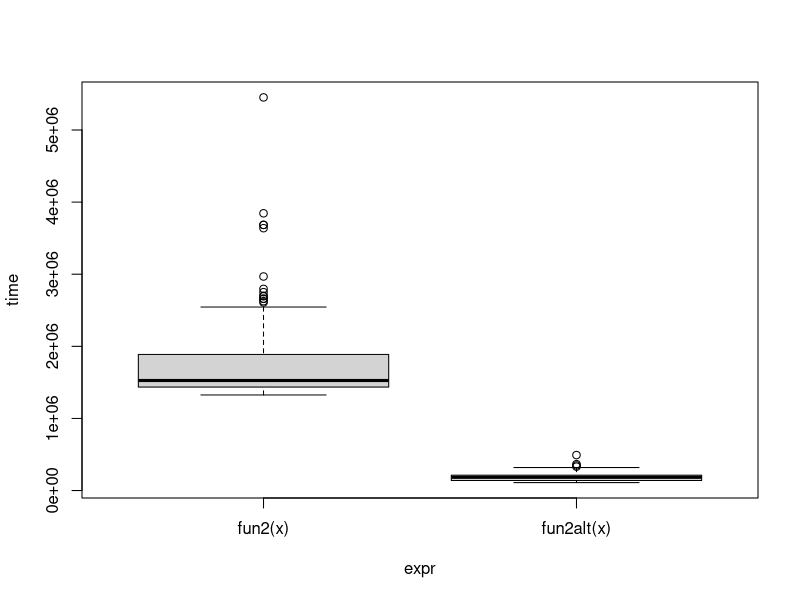
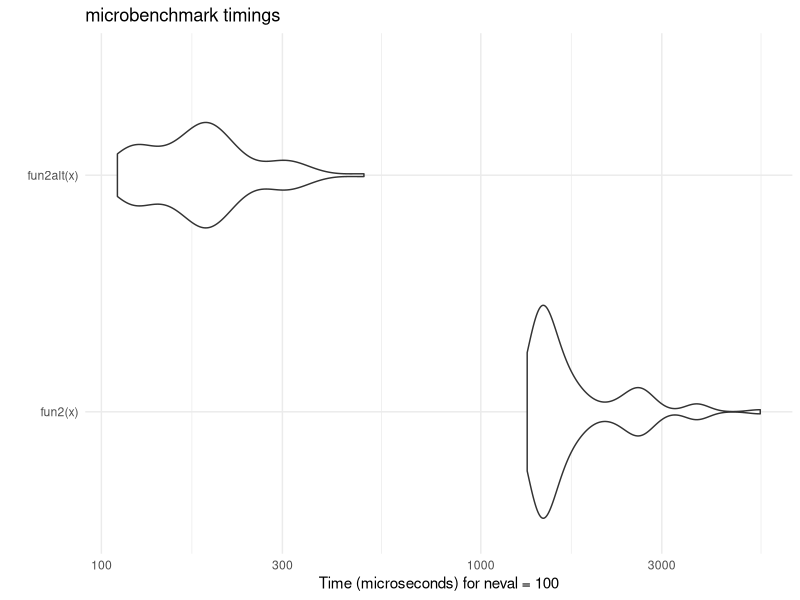

The R source for these figures, in order: (Note: this script raises an error after producing the figures.)
## ---- chunk 1
# Inefficient because using rbind copies all elements every operation.
fun1 <- function(n = 100, k = 4, lambda = 4) {
  x <- NULL
  
  for (i in 1:n)
    x <- rbind(x, rpois(k, lambda))
  
  return(x)
}

fun1alt <- function(n = 100, k = 4, lambda = 4) {
  matrix(rpois(n * k, lambda), nrow = n, ncol = k)
}

# Benchmarking
microbenchmark::microbenchmark(
  fun1(100),
  fun1alt(100),
  unit = "ns"
)
## ---- chunk 2
# Data Generating Process (10 x 10,000 matrix)
set.seed(1234)
x <- matrix(rnorm(1e4), nrow=10)

# Find each column's max value
# Inefficient because it uses apply() which loops through each column giving a slower function.
fun2 <- function(x) {
  apply(x, 2, max)
}

fun2alt <- function(x) {
  x[cbind(max.col(t(x)), 1:ncol(x))]
  #Avoids loops and directly extracts max value
}

# Benchmarking
bench <- microbenchmark::microbenchmark(
  fun2(x),
  fun2alt(x),
  unit = "us"
)
## ---- chunk 3
plot(bench)
ggplot2::autoplot(bench) + 
  ggplot2::theme_minimal()
## ---- chunk 4
my_boot <- function(dat, stat, R, ncpus = 1L) {
  
  # Getting the random indices
  n <- nrow(dat)
  idx <- matrix(sample.int(n, n*R, TRUE), nrow=n, ncol=R)
 
  # Making the cluster using `ncpus`
  # STEP 1: Make the cluster for parallel computing
    # ncpus specidy that we are using multiple CPU cores
    # PSOCK for parallel sochet cluster
  cl <- makePSOCKcluster(ncpus)
  #on.exit(stopCluster(cl)) # To make the culster automatically shutdown to prevent memory leak
  
  # STEP 2: export variable to the cluster
  clusterExport(cl, varlist = c("dat", "stat", "idx"), envir = environment())
  
  
  # STEP 3: THIS FUNCTION NEEDS TO BE REPLACED WITH parLapply
    #ans <- lapply(seq_len(R), function(i) {
    #  stat(dat[idx[,i], , drop=FALSE])
    #})
  
  ans <- parLapply(cl, seq_len(R), function(i) {
      stat(dat[idx[, i], , drop = FALSE])
    })
  
  # Coercing the list into a matrix
  ans <- do.call(rbind, ans)
  
  # STEP 4: Stop the cluster
  stopCluster(cl)
  
  ans
  
}
## ---- chunk 5
library(parallel)
# Bootstrap of a linear regression model
  #my_stat <- function_for_lm 
my_stat <- function(d) coef(lm(y~x, data = d))

# DATA SIM
set.seed(1)
n <- 500 
R <- 1e4
x <- cbind(rnorm(n)) 
y <- x*5 + rnorm(n)

# Check if we get something similar as lm
ans0 <- confint(lm(y~x))
ans1 <- my_boot(dat = data.frame(x, y), my_stat, R=R, ncpus = 4)
qs <- c(.025, .975)

cat("Ordinary Least Squares: \n")
print(ans0)
cat("\n")
cat("Bootstrap CI: \n")
print(t(apply(ans1, 2, quantile, probs = qs)))
## ---- chunk 6
parallel::detectCores()

system.time(my_boot(dat = data.frame(x, y), my_stat, R= 4000, ncpus = 1L))

system.time(my_boot(dat = data.frame(x, y), my_stat, R= 4000, ncpus = 8L))
